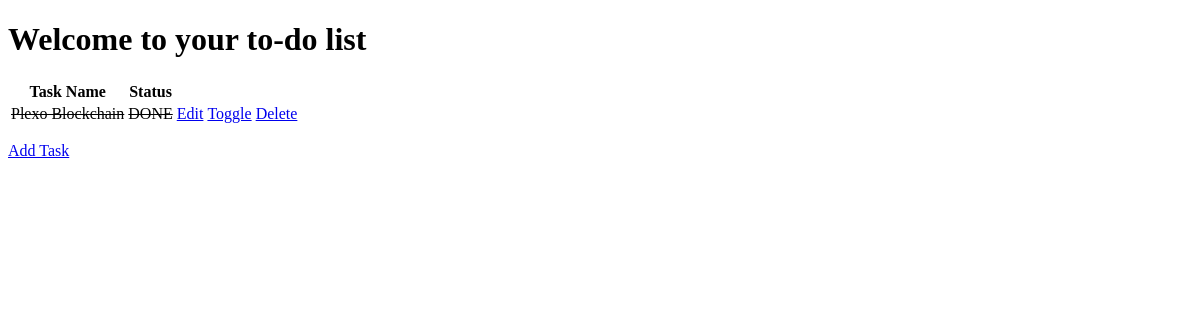
Before: / with the older database file.
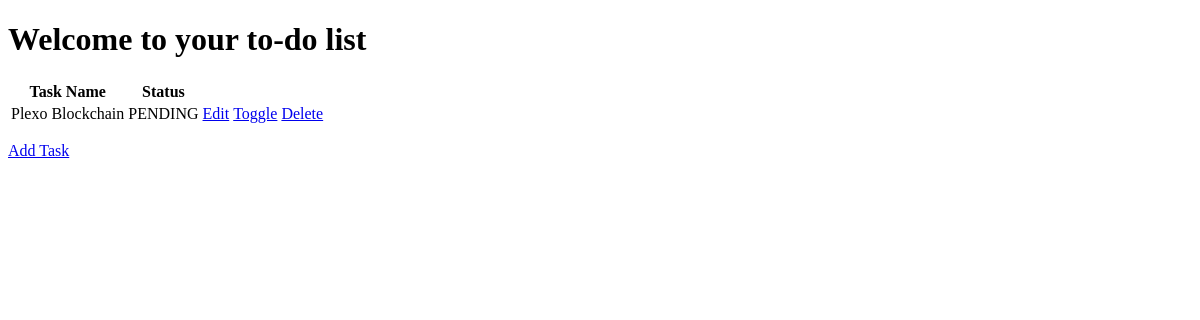
After: the same page with the newer database file.
### todo/models.py (models this page shows, shortened)
class Task(models.Model):
    name = models.CharField(max_length=50, null=False, blank=False)
    completed = models.BooleanField(null=False, blank=False, default=False)

### todo/views.py (the view)
# urls.py: path('', views.get_my_list, name="get_my_list"),
def get_my_list(request):
    tasks = Task.objects.all()
    context = {
        'task': tasks
    }
    return render(request, 'todo/todo_list.html', context)

### todo/templates/todo/todo_list.html (shortened to what this page needs)
<!DOCTYPE html>
<html lang="en">
<head>
</head>
<body>
    <h1>Welcome to your to-do list</h1>
    <table>
        <thead>
            <tr>
                <th>
                    Task Name
                </th>
                <th>
                    Status
                </th>
            </tr>
        </thead>
        <tbody>
            {% for tasks in task %}
            <tr>
                {% if tasks.completed %}
                <td>
                    <strike>{{ tasks.name }}</strike>
                </td>
                <td>
                    <strike>DONE</strike>
                </td>
                {% else %}
                <td>
                    {{ tasks.name }}
                </td>
                <td>
                    PENDING
                </td>
                {% endif %}
                <td>
                    <a href="{% url 'edit_task' task_id=tasks.id %}">Edit</a>
                </td>
                <td>
                    <a href="{% url 'toggle_task' task_id=tasks.id %}">Toggle</a>
                </td>
                <td>
                    <a href="{% url 'delete_task' task_id=tasks.id %}">Delete</a>
                </td>
                {% empty %}
                <td>
                    Empty, nothing else to do!
                </td>
            </tr>
            {% endfor %}
        </tbody>
    </table>
    <div>
        <p>
            <a href="add">Add Task</a>
        </p>
    </div>
</body>
</html>

Changed rows visible on the page:
changed Task "Plexo Blockchain": completed "DONE" → "PENDING"
